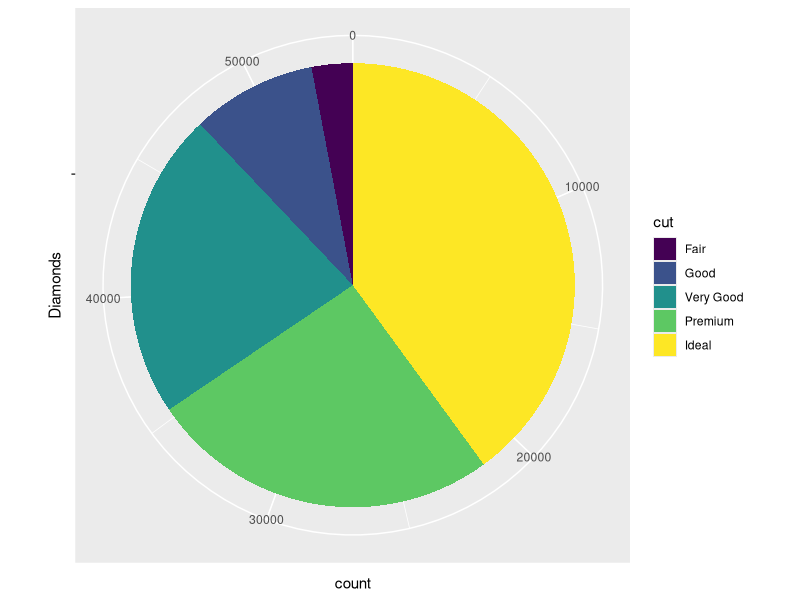
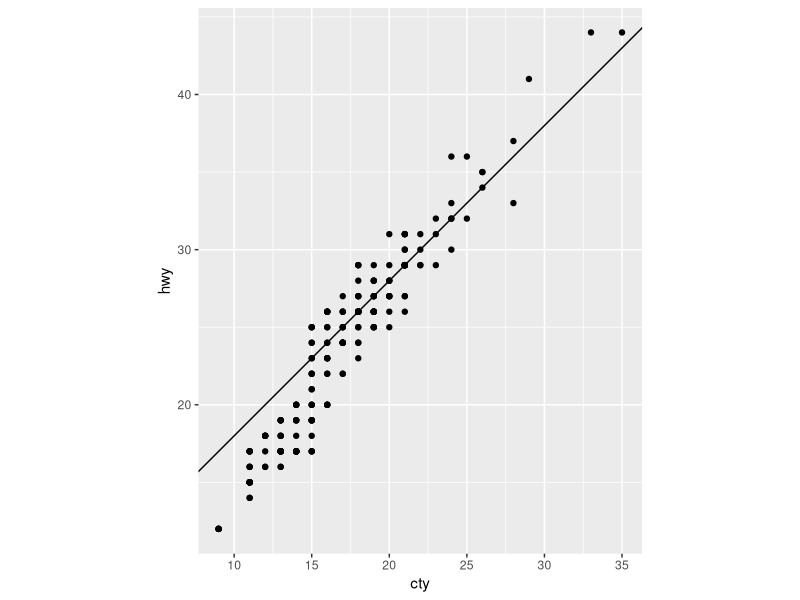

Generate these figures, in order, with R:
library(tidyverse)

ggplot(diamonds, aes(x = "", fill = cut)) +
    geom_bar() +
    labs(x = "Diamonds") +
    coord_polar(theta = "y")

ggplot(data = mpg, mapping = aes(x = cty, y = hwy)) +
    geom_point() + 
    geom_abline(intercept = 8) +
    coord_fixed()